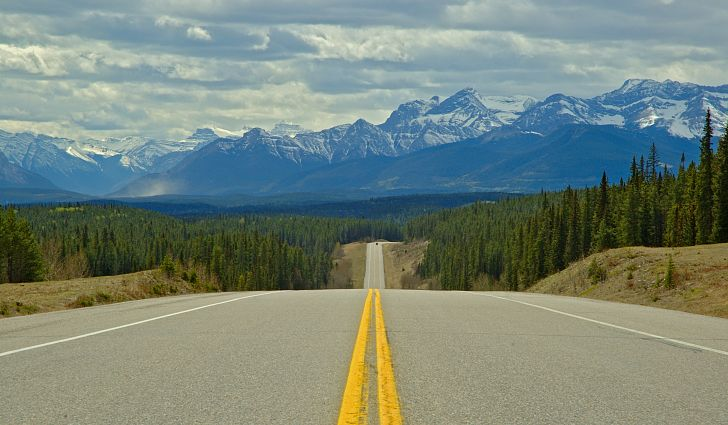
#> input picture img_read/pic_1.jpg, 728 x 425 px
$ python im_read.py
#> lines starting #> are read from the running program, lines starting #| are printed output that depends on the picture
import numpy as np
import cv2
import matplotlib as plt

## IMREAD_COLOR loads a colored image. Any transperenecy in image is neglected
img1 = cv2.imread('pic_1.jpg', cv2.IMREAD_COLOR)
#> img1 is the input picture: shape (425, 728, 3); mean B, G, R 121.4, 132.7, 118.7

##IMREAD_GRAYSCALE load a gray converted image
img2 = cv2.imread('pic_1.jpg', cv2.IMREAD_GRAYSCALE)
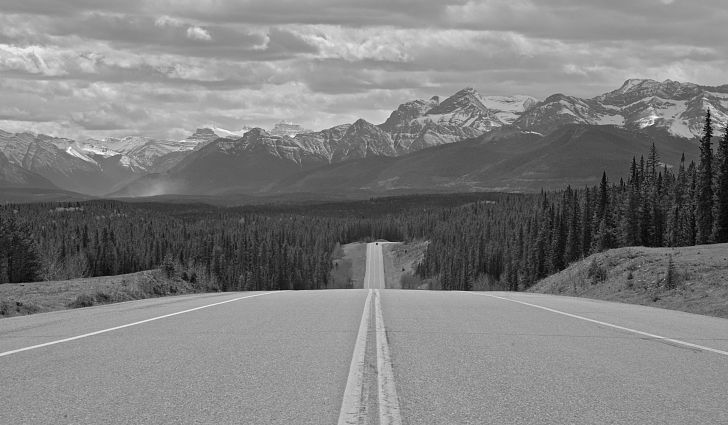
#> img2: shape (425, 728); min 0, max 255, mean 127.2

##IMREAD_UNCHANGED loads an image including alpha channel - opaqeness of image
img3 = cv2.imread('pic_1.jpg', cv2.IMREAD_UNCHANGED)

##instead of flags we can also pass integer 1 , 0 , -1 for respective modes
##eg:  img1 = cv2.imread('pic_1.jpg', 1)

cv2.imshow('img1', img1)
cv2.imshow('img2', img2)
cv2.imshow('img3', img3)


cv2.waitKey(0)
cv2.destroyAllWindows
